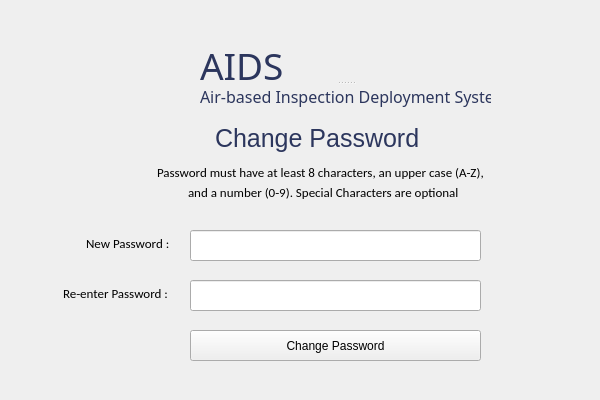
<?xml version="1.0" encoding="UTF-8"?>
<ui version="4.0">
 <class>MainWindow</class>
 <widget class="QMainWindow" name="MainWindow">
  <property name="geometry">
   <rect>
    <x>0</x>
    <y>0</y>
    <width>600</width>
    <height>400</height>
   </rect>
  </property>
  <property name="minimumSize">
   <size>
    <width>600</width>
    <height>400</height>
   </size>
  </property>
  <property name="maximumSize">
   <size>
    <width>600</width>
    <height>400</height>
   </size>
  </property>
  <property name="windowTitle">
   <string>AIDS – New User</string>
  </property>
  <property name="windowIcon">
   <iconset>
    <normaloff>../Resources/logo_svg.svg</normaloff>../Resources/logo_svg.svg</iconset>
  </property>
  <widget class="QWidget" name="centralwidget">
   <widget class="QLabel" name="app_logo">
    <property name="geometry">
     <rect>
      <x>70</x>
      <y>20</y>
      <width>135</width>
      <height>114</height>
     </rect>
    </property>
    <property name="text">
     <string/>
    </property>
    <property name="pixmap">
     <pixmap>../Resources/aids_logo.png</pixmap>
    </property>
    <property name="alignment">
     <set>Qt::AlignCenter</set>
    </property>
   </widget>
   <widget class="QLabel" name="lbl_verification">
    <property name="geometry">
     <rect>
      <x>200</x>
      <y>120</y>
      <width>231</width>
      <height>41</height>
     </rect>
    </property>
    <property name="font">
     <font>
      <family>Helvetica</family>
      <pointsize>19</pointsize>
     </font>
    </property>
    <property name="styleSheet">
     <string notr="true">padding-left:9px;
padding-bottom: 4px;</string>
    </property>
    <property name="text">
     <string>&lt;html&gt;&lt;head/&gt;&lt;body&gt;&lt;p&gt;&lt;span style=&quot; color:#2c365d;&quot;&gt;Change Password&lt;/span&gt;&lt;/p&gt;&lt;/body&gt;&lt;/html&gt;</string>
    </property>
   </widget>
   <widget class="QSplitter" name="splitter_2">
    <property name="geometry">
     <rect>
      <x>200</x>
      <y>40</y>
      <width>291</width>
      <height>68</height>
     </rect>
    </property>
    <property name="orientation">
     <enum>Qt::Vertical</enum>
    </property>
    <widget class="QLabel" name="aids_logo_2">
     <property name="font">
      <font>
       <family>Audiowide</family>
       <pointsize>28</pointsize>
       <kerning>true</kerning>
      </font>
     </property>
     <property name="text">
      <string>&lt;html&gt;&lt;head/&gt;&lt;body&gt;&lt;p&gt;&lt;span style=&quot; color:#2c365d;&quot;&gt;AIDS&lt;/span&gt;&lt;/p&gt;&lt;/body&gt;&lt;/html&gt;</string>
     </property>
    </widget>
    <widget class="QLabel" name="app_name_2">
     <property name="font">
      <font>
       <family>Barlow Medium</family>
       <pointsize>12</pointsize>
       <kerning>true</kerning>
      </font>
     </property>
     <property name="text">
      <string>&lt;html&gt;&lt;head/&gt;&lt;body&gt;&lt;p&gt;&lt;span style=&quot; color:#2c365d;&quot;&gt;Air-based Inspection Deployment System&lt;/span&gt;&lt;/p&gt;&lt;/body&gt;&lt;/html&gt;</string>
     </property>
    </widget>
   </widget>
   <widget class="QLabel" name="label_3">
    <property name="geometry">
     <rect>
      <x>83</x>
      <y>230</y>
      <width>101</width>
      <height>20</height>
     </rect>
    </property>
    <property name="font">
     <font>
      <family>Calibri</family>
      <pointsize>10</pointsize>
     </font>
    </property>
    <property name="styleSheet">
     <string notr="true">padding-top:6px;</string>
    </property>
    <property name="text">
     <string>New Password :</string>
    </property>
   </widget>
   <widget class="QLineEdit" name="lineEdit">
    <property name="geometry">
     <rect>
      <x>190</x>
      <y>230</y>
      <width>291</width>
      <height>31</height>
     </rect>
    </property>
    <property name="styleSheet">
     <string notr="true">padding-left: 4px;</string>
    </property>
    <property name="inputMethodHints">
     <set>Qt::ImhHiddenText|Qt::ImhNoAutoUppercase|Qt::ImhNoPredictiveText|Qt::ImhSensitiveData</set>
    </property>
    <property name="echoMode">
     <enum>QLineEdit::Password</enum>
    </property>
   </widget>
   <widget class="QLabel" name="label_2">
    <property name="geometry">
     <rect>
      <x>180</x>
      <y>180</y>
      <width>301</width>
      <height>21</height>
     </rect>
    </property>
    <property name="font">
     <font>
      <family>Calibri</family>
      <pointsize>10</pointsize>
     </font>
    </property>
    <property name="styleSheet">
     <string notr="true">padding-top:4px;
padding-left:5px;</string>
    </property>
    <property name="text">
     <string>and a number (0-9). Special Characters are optional</string>
    </property>
   </widget>
   <widget class="QLabel" name="lbl_error">
    <property name="geometry">
     <rect>
      <x>190</x>
      <y>210</y>
      <width>291</width>
      <height>21</height>
     </rect>
    </property>
    <property name="font">
     <font>
      <family>Calibri</family>
      <pointsize>9</pointsize>
     </font>
    </property>
    <property name="styleSheet">
     <string notr="true">padding-bottom:7 rem;</string>
    </property>
    <property name="text">
     <string/>
    </property>
   </widget>
   <widget class="QPushButton" name="pushButton">
    <property name="geometry">
     <rect>
      <x>190</x>
      <y>330</y>
      <width>291</width>
      <height>31</height>
     </rect>
    </property>
    <property name="text">
     <string>Change Password</string>
    </property>
   </widget>
   <widget class="QLabel" name="label">
    <property name="geometry">
     <rect>
      <x>150</x>
      <y>150</y>
      <width>351</width>
      <height>41</height>
     </rect>
    </property>
    <property name="font">
     <font>
      <family>Calibri</family>
      <pointsize>10</pointsize>
     </font>
    </property>
    <property name="styleSheet">
     <string notr="true">padding-left:4px;
padding-top:4px;</string>
    </property>
    <property name="text">
     <string>Password must have at least 8 characters, an upper case (A-Z),</string>
    </property>
   </widget>
   <widget class="QLabel" name="label_4">
    <property name="geometry">
     <rect>
      <x>60</x>
      <y>280</y>
      <width>121</width>
      <height>20</height>
     </rect>
    </property>
    <property name="font">
     <font>
      <family>Calibri</family>
      <pointsize>10</pointsize>
     </font>
    </property>
    <property name="styleSheet">
     <string notr="true">padding-top:6px;</string>
    </property>
    <property name="text">
     <string>Re-enter Password :</string>
    </property>
   </widget>
   <widget class="QLineEdit" name="lineEdit_2">
    <property name="geometry">
     <rect>
      <x>190</x>
      <y>280</y>
      <width>291</width>
      <height>31</height>
     </rect>
    </property>
    <property name="styleSheet">
     <string notr="true">padding-left: 4px;</string>
    </property>
    <property name="inputMethodHints">
     <set>Qt::ImhHiddenText|Qt::ImhNoAutoUppercase|Qt::ImhNoPredictiveText|Qt::ImhSensitiveData</set>
    </property>
    <property name="echoMode">
     <enum>QLineEdit::Password</enum>
    </property>
   </widget>
  </widget>
 </widget>
 <tabstops>
  <tabstop>lineEdit</tabstop>
  <tabstop>lineEdit_2</tabstop>
  <tabstop>pushButton</tabstop>
 </tabstops>
 <resources/>
 <connections/>
</ui>
